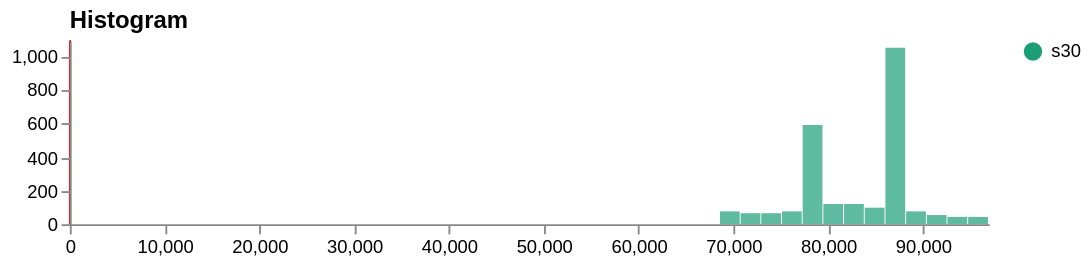

Vega-Lite specification for this chart:
### Vega specification from a JSON file in a GitHub repository (floating-point values rounded to 4 significant figures)
{"$schema": "https://vega.github.io/schema/vega/v5.json", "description": "Histogram for visualizing a univariate distribution using static bins.", "width": 500, "height": 100, "padding": 5, "data": [{"name": "binned", "values": [{"bin0": 68580.0, "bin1": 70760.0, "count": 77, "label": "s30"}, {"bin0": 70760.0, "bin1": 72940.0, "count": 65, "label": "s30"}, {"bin0": 72940.0, "bin1": 75120.0, "count": 68, "label": "s30"}, {"bin0": 75120.0, "bin1": 77310.0, "count": 81, "label": "s30"}, {"bin0": 77310.0, "bin1": 79490.0, "count": 590, "label": "s30"}, {"bin0": 79490.0, "bin1": 81670.0, "count": 123, "label": "s30"}, {"bin0": 81670.0, "bin1": 83850.0, "count": 117, "label": "s30"}, {"bin0": 83850.0, "bin1": 86040.0, "count": 98, "label": "s30"}, {"bin0": 86040.0, "bin1": 88220.0, "count": 1057, "label": "s30"}, {"bin0": 88220.0, "bin1": 90400.0, "count": 81, "label": "s30"}, {"bin0": 90400.0, "bin1": 92580.0, "count": 52, "label": "s30"}, {"bin0": 92580.0, "bin1": 94760.0, "count": 49, "label": "s30"}, {"bin0": 94760.0, "bin1": 96950.0, "count": 41, "label": "s30"}]}, {"name": "xref", "values": [{"value": 0}, {"value": 1}, {"value": 2}, {"value": 3}, {"value": 4}, {"value": 5}, {"value": 6}, {"value": 7}, {"value": 8}, {"value": 9}, {"value": 10}, {"value": 11}, {"value": 12}, {"value": 13}, {"value": 14}, {"value": 15}, {"value": 16}, {"value": 17}, {"value": 18}]}, {"name": "yref", "values": []}, {"name": "_ranges", "source": ["binned"], "transform": [{"type": "aggregate", "fields": ["bin0", "bin1"], "ops": ["min", "max"], "as": ["min", "max"]}]}], "legends": [{"fill": "color"}], "scales": [{"name": "xscale", "type": "linear", "range": "width", "domain": {"data": "_ranges", "fields": ["min", "max"]}}, {"name": "yscale", "type": "linear", "range": "height", "round": true, "domain": {"data": "binned", "field": "count"}, "zero": true, "nice": true}, {"name": "color", "type": "ordinal", "domain": {"data": "binned", "field": "label"}, "range": {"scheme": "dark2"}}], "axes": [{"orient": "bottom", "scale": "xscale", "zindex": 1}, {"orient": "left", "scale": "yscale", "tickCount": 5, "zindex": 1}], "title": {"text": "Histogram", "orient": "top", "anchor": "start", "frame": "group"}, "marks": [{"name": "bins", "type": "rect", "from": {"data": "binned"}, "encode": {"update": {"x": {"scale": "xscale", "field": "bin0"}, "x2": {"scale": "xscale", "field": "bin1", "offset": -0.5}, "y": {"scale": "yscale", "field": "count"}, "y2": {"scale": "yscale", "value": 0}, "tooltip": {"field": "count"}, "fill": {"scale": "color", "field": "label"}, "opacity": {"value": 0.7}}, "hover": {"fill": {"value": "firebrick"}}}}, {"name": "x_highlights", "type": "rule", "clip": true, "from": {"data": "xref"}, "encode": {"enter": {"stroke": {"value": "red"}}, "update": {"x": {"scale": "xscale", "field": "value"}, "y2": {"value": 0}, "y": {"signal": "height"}, "opacity": {"value": 1}}}}, {"name": "y_highlights", "type": "rule", "clip": true, "from": {"data": "yref"}, "encode": {"enter": {"stroke": {"value": "red"}}, "update": {"y": {"scale": "yscale", "field": "value"}, "x2": {"value": 0}, "x": {"signal": "width"}, "opacity": {"value": 1}}}}]}
